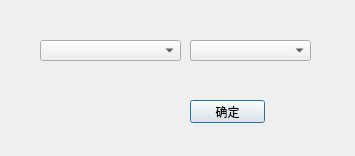
<?xml version="1.0" encoding="UTF-8"?>
<ui version="4.0">
 <class>ProcedureSelect</class>
 <widget class="QDialog" name="ProcedureSelect">
  <property name="geometry">
   <rect>
    <x>0</x>
    <y>0</y>
    <width>355</width>
    <height>156</height>
   </rect>
  </property>
  <property name="windowTitle">
   <string>请选择您需要的项目和工序</string>
  </property>
  <widget class="QComboBox" name="projectIdBox">
   <property name="geometry">
    <rect>
     <x>40</x>
     <y>40</y>
     <width>141</width>
     <height>21</height>
    </rect>
   </property>
  </widget>
  <widget class="QComboBox" name="nodeIdBox">
   <property name="geometry">
    <rect>
     <x>190</x>
     <y>40</y>
     <width>121</width>
     <height>21</height>
    </rect>
   </property>
  </widget>
  <widget class="QPushButton" name="yesButton">
   <property name="geometry">
    <rect>
     <x>190</x>
     <y>100</y>
     <width>75</width>
     <height>23</height>
    </rect>
   </property>
   <property name="text">
    <string>确定</string>
   </property>
  </widget>
 </widget>
 <resources/>
 <connections/>
</ui>
